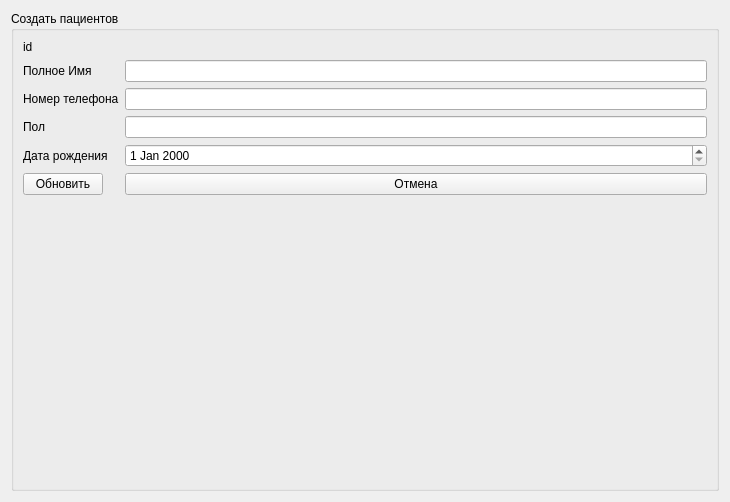
<?xml version="1.0" encoding="UTF-8"?>
<ui version="4.0">
 <class>Form</class>
 <widget class="QWidget" name="Form">
  <property name="geometry">
   <rect>
    <x>0</x>
    <y>0</y>
    <width>730</width>
    <height>502</height>
   </rect>
  </property>
  <property name="windowTitle">
   <string>Form</string>
  </property>
  <layout class="QVBoxLayout" name="verticalLayout">
   <item>
    <widget class="QGroupBox" name="groupBox">
     <property name="title">
      <string>Создать пациентов</string>
     </property>
     <layout class="QFormLayout" name="formLayout">
      <item row="0" column="0">
       <widget class="QLabel" name="label_5">
        <property name="text">
         <string>id</string>
        </property>
       </widget>
      </item>
      <item row="0" column="1">
       <widget class="QLabel" name="label_id">
        <property name="text">
         <string/>
        </property>
       </widget>
      </item>
      <item row="1" column="0">
       <widget class="QLabel" name="label">
        <property name="text">
         <string>Полное Имя</string>
        </property>
       </widget>
      </item>
      <item row="1" column="1">
       <widget class="QLineEdit" name="line_edit_full_name"/>
      </item>
      <item row="2" column="0">
       <widget class="QLabel" name="label_2">
        <property name="text">
         <string>Номер телефона</string>
        </property>
       </widget>
      </item>
      <item row="2" column="1">
       <widget class="QLineEdit" name="line_edit_phone_number"/>
      </item>
      <item row="3" column="0">
       <widget class="QLabel" name="label_3">
        <property name="text">
         <string>Пол</string>
        </property>
       </widget>
      </item>
      <item row="3" column="1">
       <widget class="QLineEdit" name="line_edit_sex"/>
      </item>
      <item row="4" column="0">
       <widget class="QLabel" name="label_4">
        <property name="text">
         <string>Дата рождения</string>
        </property>
       </widget>
      </item>
      <item row="4" column="1">
       <widget class="QDateEdit" name="dateEdit"/>
      </item>
      <item row="5" column="0">
       <widget class="QPushButton" name="pushButton_ok">
        <property name="text">
         <string>Обновить</string>
        </property>
       </widget>
      </item>
      <item row="5" column="1">
       <widget class="QPushButton" name="pushButton_cancel">
        <property name="text">
         <string>Отмена</string>
        </property>
       </widget>
      </item>
     </layout>
    </widget>
   </item>
  </layout>
 </widget>
 <resources/>
 <connections/>
</ui>
